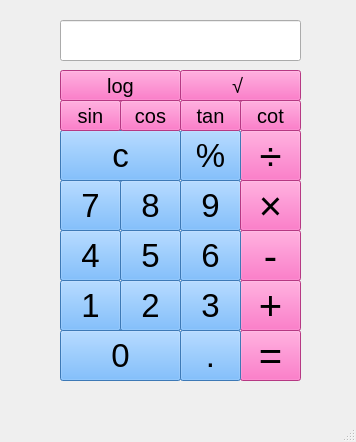
<?xml version="1.0" encoding="UTF-8"?>
<ui version="4.0">
 <class>MainWindow</class>
 <widget class="QMainWindow" name="MainWindow">
  <property name="geometry">
   <rect>
    <x>0</x>
    <y>0</y>
    <width>356</width>
    <height>442</height>
   </rect>
  </property>
  <property name="windowTitle">
   <string>MainWindow</string>
  </property>
  <property name="styleSheet">
   <string notr="true"/>
  </property>
  <widget class="QWidget" name="centralwidget">
   <widget class="QPushButton" name="btn_sum">
    <property name="geometry">
     <rect>
      <x>240</x>
      <y>280</y>
      <width>61</width>
      <height>51</height>
     </rect>
    </property>
    <property name="font">
     <font>
      <family>Arial</family>
      <pointsize>30</pointsize>
      <bold>false</bold>
     </font>
    </property>
    <property name="styleSheet">
     <string notr="true">background-color:rgb(255, 78, 184)</string>
    </property>
    <property name="text">
     <string>+</string>
    </property>
   </widget>
   <widget class="QLineEdit" name="txtbox">
    <property name="geometry">
     <rect>
      <x>60</x>
      <y>20</y>
      <width>241</width>
      <height>41</height>
     </rect>
    </property>
    <property name="font">
     <font>
      <family>Arial</family>
      <pointsize>15</pointsize>
     </font>
    </property>
   </widget>
   <widget class="QPushButton" name="btn_sub">
    <property name="geometry">
     <rect>
      <x>240</x>
      <y>230</y>
      <width>61</width>
      <height>51</height>
     </rect>
    </property>
    <property name="font">
     <font>
      <family>Arial</family>
      <pointsize>30</pointsize>
      <bold>false</bold>
     </font>
    </property>
    <property name="styleSheet">
     <string notr="true">background-color:rgb(255, 78, 184)</string>
    </property>
    <property name="text">
     <string>-</string>
    </property>
   </widget>
   <widget class="QPushButton" name="btn_equal">
    <property name="geometry">
     <rect>
      <x>240</x>
      <y>330</y>
      <width>61</width>
      <height>51</height>
     </rect>
    </property>
    <property name="font">
     <font>
      <family>Arial</family>
      <pointsize>30</pointsize>
      <bold>false</bold>
     </font>
    </property>
    <property name="styleSheet">
     <string notr="true">background-color:rgb(255, 78, 184)</string>
    </property>
    <property name="text">
     <string>=</string>
    </property>
   </widget>
   <widget class="QPushButton" name="btn_1">
    <property name="geometry">
     <rect>
      <x>60</x>
      <y>280</y>
      <width>61</width>
      <height>51</height>
     </rect>
    </property>
    <property name="font">
     <font>
      <family>Arial</family>
      <pointsize>25</pointsize>
      <bold>false</bold>
     </font>
    </property>
    <property name="styleSheet">
     <string notr="true">background-color:rgb(85, 170, 255)</string>
    </property>
    <property name="text">
     <string>1</string>
    </property>
   </widget>
   <widget class="QPushButton" name="btn_2">
    <property name="geometry">
     <rect>
      <x>120</x>
      <y>280</y>
      <width>61</width>
      <height>51</height>
     </rect>
    </property>
    <property name="font">
     <font>
      <family>Arial</family>
      <pointsize>25</pointsize>
      <bold>false</bold>
     </font>
    </property>
    <property name="styleSheet">
     <string notr="true">background-color:rgb(85, 170, 255)</string>
    </property>
    <property name="text">
     <string>2</string>
    </property>
   </widget>
   <widget class="QPushButton" name="btn_3">
    <property name="geometry">
     <rect>
      <x>180</x>
      <y>280</y>
      <width>61</width>
      <height>51</height>
     </rect>
    </property>
    <property name="font">
     <font>
      <family>Arial</family>
      <pointsize>25</pointsize>
      <bold>false</bold>
     </font>
    </property>
    <property name="styleSheet">
     <string notr="true">background-color:rgb(85, 170, 255)</string>
    </property>
    <property name="text">
     <string>3</string>
    </property>
   </widget>
   <widget class="QPushButton" name="btn_6">
    <property name="geometry">
     <rect>
      <x>180</x>
      <y>230</y>
      <width>61</width>
      <height>51</height>
     </rect>
    </property>
    <property name="font">
     <font>
      <family>Arial</family>
      <pointsize>25</pointsize>
      <bold>false</bold>
     </font>
    </property>
    <property name="styleSheet">
     <string notr="true">background-color:rgb(85, 170, 255)</string>
    </property>
    <property name="text">
     <string>6</string>
    </property>
   </widget>
   <widget class="QPushButton" name="btn_4">
    <property name="geometry">
     <rect>
      <x>60</x>
      <y>230</y>
      <width>61</width>
      <height>51</height>
     </rect>
    </property>
    <property name="font">
     <font>
      <family>Arial</family>
      <pointsize>25</pointsize>
      <bold>false</bold>
     </font>
    </property>
    <property name="styleSheet">
     <string notr="true">background-color:rgb(85, 170, 255)</string>
    </property>
    <property name="text">
     <string>4</string>
    </property>
   </widget>
   <widget class="QPushButton" name="btn_5">
    <property name="geometry">
     <rect>
      <x>120</x>
      <y>230</y>
      <width>61</width>
      <height>51</height>
     </rect>
    </property>
    <property name="font">
     <font>
      <family>Arial</family>
      <pointsize>25</pointsize>
      <bold>false</bold>
     </font>
    </property>
    <property name="styleSheet">
     <string notr="true">background-color:rgb(85, 170, 255)</string>
    </property>
    <property name="text">
     <string>5</string>
    </property>
   </widget>
   <widget class="QPushButton" name="btn_9">
    <property name="geometry">
     <rect>
      <x>180</x>
      <y>180</y>
      <width>61</width>
      <height>51</height>
     </rect>
    </property>
    <property name="font">
     <font>
      <family>Arial</family>
      <pointsize>25</pointsize>
      <bold>false</bold>
     </font>
    </property>
    <property name="styleSheet">
     <string notr="true">background-color:rgb(85, 170, 255)</string>
    </property>
    <property name="text">
     <string>9</string>
    </property>
   </widget>
   <widget class="QPushButton" name="btn_8">
    <property name="geometry">
     <rect>
      <x>120</x>
      <y>180</y>
      <width>61</width>
      <height>51</height>
     </rect>
    </property>
    <property name="font">
     <font>
      <family>Arial</family>
      <pointsize>25</pointsize>
      <bold>false</bold>
     </font>
    </property>
    <property name="styleSheet">
     <string notr="true">background-color:rgb(85, 170, 255)</string>
    </property>
    <property name="text">
     <string>8</string>
    </property>
   </widget>
   <widget class="QPushButton" name="btn_7">
    <property name="geometry">
     <rect>
      <x>60</x>
      <y>180</y>
      <width>61</width>
      <height>51</height>
     </rect>
    </property>
    <property name="font">
     <font>
      <family>Arial</family>
      <pointsize>25</pointsize>
      <bold>false</bold>
     </font>
    </property>
    <property name="styleSheet">
     <string notr="true">background-color:rgb(85, 170, 255)</string>
    </property>
    <property name="text">
     <string>7</string>
    </property>
   </widget>
   <widget class="QPushButton" name="btn_mul">
    <property name="geometry">
     <rect>
      <x>240</x>
      <y>180</y>
      <width>61</width>
      <height>51</height>
     </rect>
    </property>
    <property name="font">
     <font>
      <family>Arial</family>
      <pointsize>30</pointsize>
      <bold>false</bold>
     </font>
    </property>
    <property name="styleSheet">
     <string notr="true">background-color:rgb(255, 78, 184)</string>
    </property>
    <property name="text">
     <string>×</string>
    </property>
   </widget>
   <widget class="QPushButton" name="btn_div">
    <property name="geometry">
     <rect>
      <x>240</x>
      <y>130</y>
      <width>61</width>
      <height>51</height>
     </rect>
    </property>
    <property name="font">
     <font>
      <family>Arial</family>
      <pointsize>30</pointsize>
      <bold>false</bold>
     </font>
    </property>
    <property name="styleSheet">
     <string notr="true">background-color:rgb(255, 78, 184)</string>
    </property>
    <property name="text">
     <string>÷</string>
    </property>
   </widget>
   <widget class="QPushButton" name="btn_point">
    <property name="geometry">
     <rect>
      <x>180</x>
      <y>330</y>
      <width>61</width>
      <height>51</height>
     </rect>
    </property>
    <property name="font">
     <font>
      <family>Arial</family>
      <pointsize>25</pointsize>
      <bold>false</bold>
     </font>
    </property>
    <property name="styleSheet">
     <string notr="true">background-color:rgb(85, 170, 255)</string>
    </property>
    <property name="text">
     <string>.</string>
    </property>
    <property name="iconSize">
     <size>
      <width>16</width>
      <height>16</height>
     </size>
    </property>
   </widget>
   <widget class="QPushButton" name="btn_0">
    <property name="geometry">
     <rect>
      <x>60</x>
      <y>330</y>
      <width>121</width>
      <height>51</height>
     </rect>
    </property>
    <property name="font">
     <font>
      <family>Arial</family>
      <pointsize>25</pointsize>
      <bold>false</bold>
     </font>
    </property>
    <property name="styleSheet">
     <string notr="true">background-color:rgb(85, 170, 255)</string>
    </property>
    <property name="text">
     <string>0</string>
    </property>
   </widget>
   <widget class="QPushButton" name="btn_clean">
    <property name="geometry">
     <rect>
      <x>60</x>
      <y>130</y>
      <width>121</width>
      <height>51</height>
     </rect>
    </property>
    <property name="font">
     <font>
      <family>Arial</family>
      <pointsize>25</pointsize>
      <bold>false</bold>
     </font>
    </property>
    <property name="styleSheet">
     <string notr="true">background-color:rgb(85, 170, 255)</string>
    </property>
    <property name="text">
     <string>c</string>
    </property>
   </widget>
   <widget class="QPushButton" name="btn_percent">
    <property name="geometry">
     <rect>
      <x>180</x>
      <y>130</y>
      <width>61</width>
      <height>51</height>
     </rect>
    </property>
    <property name="font">
     <font>
      <family>Arial</family>
      <pointsize>25</pointsize>
      <bold>false</bold>
     </font>
    </property>
    <property name="styleSheet">
     <string notr="true">background-color:rgb(85, 170, 255)</string>
    </property>
    <property name="text">
     <string>%</string>
    </property>
   </widget>
   <widget class="QPushButton" name="btn_sin">
    <property name="geometry">
     <rect>
      <x>60</x>
      <y>100</y>
      <width>61</width>
      <height>31</height>
     </rect>
    </property>
    <property name="font">
     <font>
      <family>Arial</family>
      <pointsize>15</pointsize>
      <bold>false</bold>
     </font>
    </property>
    <property name="styleSheet">
     <string notr="true">background-color:rgb(255, 78, 184)</string>
    </property>
    <property name="text">
     <string>sin</string>
    </property>
    <property name="iconSize">
     <size>
      <width>16</width>
      <height>16</height>
     </size>
    </property>
   </widget>
   <widget class="QPushButton" name="btn_cos">
    <property name="geometry">
     <rect>
      <x>120</x>
      <y>100</y>
      <width>61</width>
      <height>31</height>
     </rect>
    </property>
    <property name="font">
     <font>
      <family>Arial</family>
      <pointsize>15</pointsize>
      <bold>false</bold>
     </font>
    </property>
    <property name="styleSheet">
     <string notr="true">background-color:rgb(255, 78, 184)</string>
    </property>
    <property name="text">
     <string>cos</string>
    </property>
    <property name="iconSize">
     <size>
      <width>14</width>
      <height>16</height>
     </size>
    </property>
   </widget>
   <widget class="QPushButton" name="btn_tan">
    <property name="geometry">
     <rect>
      <x>180</x>
      <y>100</y>
      <width>61</width>
      <height>31</height>
     </rect>
    </property>
    <property name="font">
     <font>
      <family>Arial</family>
      <pointsize>15</pointsize>
      <bold>false</bold>
     </font>
    </property>
    <property name="styleSheet">
     <string notr="true">background-color:rgb(255, 78, 184)</string>
    </property>
    <property name="text">
     <string>tan</string>
    </property>
    <property name="iconSize">
     <size>
      <width>14</width>
      <height>16</height>
     </size>
    </property>
   </widget>
   <widget class="QPushButton" name="btn_cot">
    <property name="geometry">
     <rect>
      <x>240</x>
      <y>100</y>
      <width>61</width>
      <height>31</height>
     </rect>
    </property>
    <property name="font">
     <font>
      <family>Arial</family>
      <pointsize>15</pointsize>
      <bold>false</bold>
     </font>
    </property>
    <property name="styleSheet">
     <string notr="true">background-color:rgb(255, 78, 184)</string>
    </property>
    <property name="text">
     <string>cot</string>
    </property>
    <property name="iconSize">
     <size>
      <width>14</width>
      <height>16</height>
     </size>
    </property>
   </widget>
   <widget class="QPushButton" name="btn_log">
    <property name="geometry">
     <rect>
      <x>60</x>
      <y>70</y>
      <width>121</width>
      <height>31</height>
     </rect>
    </property>
    <property name="font">
     <font>
      <family>Arial</family>
      <pointsize>15</pointsize>
      <bold>false</bold>
     </font>
    </property>
    <property name="styleSheet">
     <string notr="true">background-color:rgb(255, 78, 184)</string>
    </property>
    <property name="text">
     <string>log</string>
    </property>
    <property name="iconSize">
     <size>
      <width>16</width>
      <height>16</height>
     </size>
    </property>
   </widget>
   <widget class="QPushButton" name="btn_sqrt">
    <property name="geometry">
     <rect>
      <x>180</x>
      <y>70</y>
      <width>121</width>
      <height>31</height>
     </rect>
    </property>
    <property name="font">
     <font>
      <family>Arial</family>
      <pointsize>15</pointsize>
      <bold>false</bold>
     </font>
    </property>
    <property name="styleSheet">
     <string notr="true">background-color:rgb(255, 78, 184)</string>
    </property>
    <property name="text">
     <string>√ </string>
    </property>
    <property name="iconSize">
     <size>
      <width>14</width>
      <height>16</height>
     </size>
    </property>
   </widget>
  </widget>
  <widget class="QMenuBar" name="menubar">
   <property name="geometry">
    <rect>
     <x>0</x>
     <y>0</y>
     <width>356</width>
     <height>22</height>
    </rect>
   </property>
  </widget>
  <widget class="QStatusBar" name="statusbar"/>
 </widget>
 <resources/>
 <connections/>
</ui>
